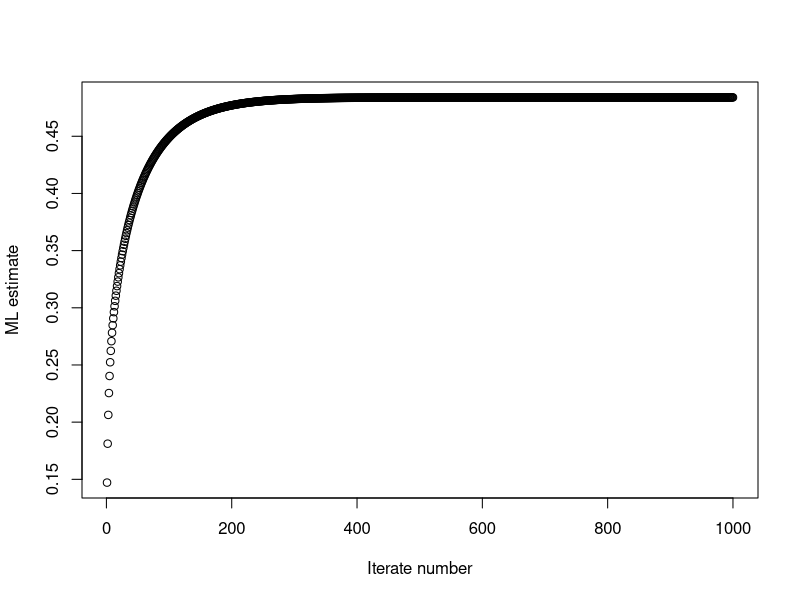

Here is the R script that generated this plot:
# CODE1304
## EM PROBIT MODEL; LIKELIHOOD PROBLEMS II, QUESTION 3ii
rm(list=ls()) # Clear the workspace
set.seed(12371)
### BINOMIAL DATA (Y successes out of n=5 trials)
dat1 <- 
  matrix(c(0,-0.86,5,1,-0.3,5,3,-0.05,5,5,0.73,5),
         nrow=4,ncol=3,byrow=T)
colnames(dat1) <-c("n","X","N")
dat1
nit <- 1000
miu <- 0.1
beta <- 2.9
dat <- data.frame(dat1)
col1 <- matrix(rep(1:1,length(dat1[,1])),
               nrow=length(dat1[,1]),ncol=1)
m <- matrix(c(col1,dat1[,2]),nrow=length(dat1[,1]),ncol=2)
mt <- t(m)
dN <- diag(dat$N)
dn <- diag(dat$n)
dd <- dN-dn
## FUNCTION loglik TO COMPUTE THE LOG-LIKELIHOOD
loglik <- function(data,par)
{
  miu <-par[1]
  beta <- par[2]
  with(data, sum(n*log(pnorm(miu+beta*X))+
                   (N-n)*log(1-pnorm(miu+beta*X))))
}
# CONSTRUCT FUNCTIONS expu0 and expu1 THAT COMPUTE 
#   CONDITIONAL EXPECTATIONS
# ASSUME: Y=1 IF u>0; THEREFORE Pr[Y=1]=F (CDF of std. normal)
expu1 <- function(data,par,i)
{
  miu <- par[1]
  beta <- par[2]
  with(data,(miu+beta*X[i]+
               dnorm(miu+beta*X[i])/pnorm(miu+beta*X[i])))
}
expu0 <- function(data,par,i)
{
  miu <- par[1]
  beta <- par[2]
  with(data,(miu+beta*X[i]-
               dnorm(miu+beta*X[i])/(1-pnorm(miu+beta*X[i]))))
}
sol <- matrix(data=NA, nrow=nit, ncol=2)
e1 <- matrix(data=NA,nrow=length(dat1[,1]),ncol=1)
e0 <- matrix(data=NA,nrow=length(dat1[,1]),ncol=1)
llik <- matrix(data=NA,nrow=nit,ncol=1)
result <- matrix(data=NA,nrow=nit,ncol=3)
for (i in 1:nit)
{
  for (j in 1:length(dat1[,1]))
  {
    e1[j] <- expu1(data=dat,c(miu,beta),j)
    e0[j] <- expu0(data=dat,c(miu,beta),j)
  }
  sol[i,] <- t(solve(mt%*%dN%*%m)%*%(mt%*%dn%*%e1+mt%*%dd%*%e0))
  miu <- sol[i,1]
  beta <- sol[i,2]
  llik[i] <-loglik(dat,c(miu,beta))
  result[i,] <- c(miu,beta,llik[i])
}
tail(result)
### USE THE R-FUNCTION OPTIM TO COMPARE WITH THIS PROGRAMME
logl <- function(data,par)
{
  miu <- par[1]
  beta <- par[2]
  with(data,-sum(n*log(pnorm(miu+beta*X))+
                   (N-n)*log(1-pnorm(miu+beta*X))))
}
result1 <- optim(par=c(0.1,2.9),logl,data=dat,
                 hessian=TRUE,method= "BFGS")
result2 <- optim(par=c(0.1,2.9),logl,data=dat,
                 hessian=TRUE)
result1$par
solve(result1$hessian)
plot(result[,1],xlab="Iterate number",ylab="ML estimate")
